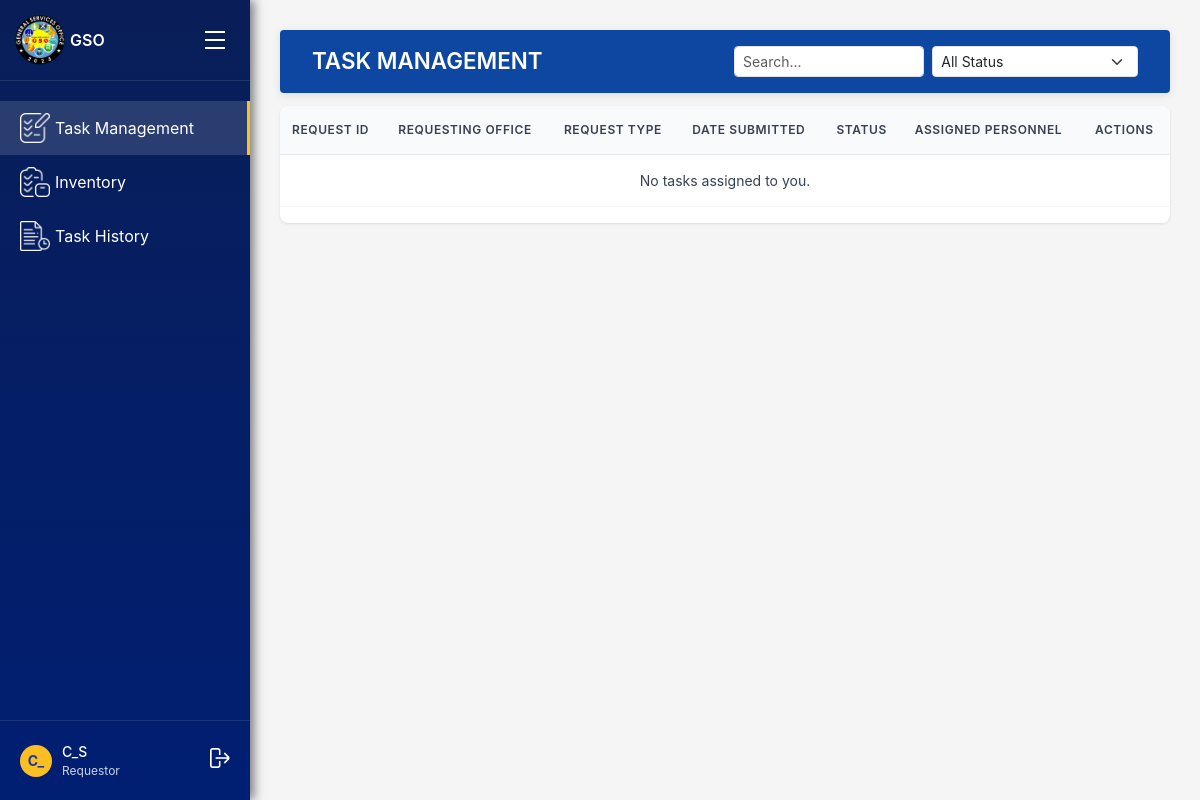
The page /requests/personnel/ (signed in) on the database its author committed.
### accounts/models.py (models this page shows, shortened)
class User(AbstractUser):
    ROLE_CHOICES = [
        ('gso', 'GSO Office'),       # Admin of the system
        ('unit_head', 'Unit Head'),
        ('personnel', 'Personnel'),
        ('requestor', 'Requestor'),  # Departments (Registrar, Cashier, etc.)
    ]
    UNIT_CHOICES = [
        ('maintenance', 'Maintenance'),
        ('electrical', 'Electrical'),
        ('utility', 'Utility'),
        ('motorpool', 'Motorpool'),
    ]
    STATUS_CHOICES = [
        ('active', 'Active'),
        ('inactive', 'Inactive'),
    ]
    account_status = models.CharField(max_length=10, choices=STATUS_CHOICES, default='active')
    role = models.CharField(max_length=20, choices=ROLE_CHOICES)
    unit = models.CharField(max_length=50, choices=UNIT_CHOICES, blank=True, null=True)
    department = models.CharField(max_length=255, blank=True, null=True)

### requests/views.py (the view)
# urls.py: path('personnel/', views.personnel_task_management, name='personnel-dashboard'),
@login_required
def personnel_task_management(request):
    tasks = ServiceRequest.objects.filter(assigned_personnel=request.user)
    search_query = request.GET.get("user_status")
    status_filter = request.GET.get("status")   # <- change from unit to status
    if search_query:
        tasks = tasks.filter(requesting_office__icontains=search_query)
    if status_filter:
        tasks = tasks.filter(status=status_filter)   # <- filter by status now
    return render(
        request,
        "personnel/personnel_task_management/personnel_task_management.html",
        {"tasks": tasks}
    )

### templates/personnel/personnel_task_management/personnel_task_management.html (shortened to what this page needs)
{% extends "personnel/personnel_base_dashboard.html" %}
{% block main_content %}
<div class="header d-flex align-items-center justify-content-between">
  <h1 class="page-title">TASK MANAGEMENT</h1>
  <form method="get" class="d-flex gap-2">
    <input
      type="text"
      name="user_status"
      class="form-control form-control-sm"
      placeholder="Search..."
      value="{{ request.GET.user_status }}"
    >
    <select name="status" class="form-select form-select-sm" onchange="this.form.submit()">
    <option value="">All Status</option>
    </select>
  </form>
</div>
<div class="table-container">
    <table class="table">
        <thead>
            <tr>
                <th>REQUEST ID</th>
                <th>REQUESTING OFFICE</th>
                <th>REQUEST TYPE</th>
                <th>DATE SUBMITTED</th>
                <th>STATUS</th>
                <th>ASSIGNED PERSONNEL</th>
                <th>ACTIONS</th>
            </tr>
        </thead>
        <tbody>
            {% for task in tasks %}
            <tr>
                <td>{{ task.request_id }}</td>
                <td>{{ task.requesting_office }}</td>
                <td>{{ task.unit|title }}</td>
                <td>{{ task.date_submitted|date:"Y-m-d" }}</td>
                <td>
                    <span class="status-badge status-{{ task.status|lower }}">
                        ● {{ task.status }}
                    </span>
                </td>
                <td>{{ task.assigned_personnel.get_full_name }}</td>
                <td>
                    <form action="{% url 'personnel_task_detail' task.id %}" method="get" style="display:inline;">
                        <button type="submit" class="btn btn-sm btn-primary">Open</button>
                    </form>
                </td>
            </tr>
            {% empty %}
            <tr>
                <td colspan="7" class="text-center">No tasks assigned to you.</td>
            </tr>
            {% endfor %}
        </tbody>
    </table>
</div>
{% endblock %}

### templates/personnel/personnel_base_dashboard.html (shortened to what this page needs)
{% load static %}
<!DOCTYPE html>
<html lang="en">
<head>
  <link href="https://cdn.jsdelivr.net/npm/bootstrap@5.3.3/dist/css/bootstrap.min.css" rel="stylesheet">
  <link rel="stylesheet" href="{% static 'css/gso_dashboard.css' %}" />
</head>
<body>
    <div class="sidebar" id="sidebar">
        <div class="logo-section">
            <div class="logo">
                <img src="{% static 'images/gso_logo.png' %}" alt="General Services Office Logo">
            </div>
            <span style="font-weight: 600;">GSO</span>
            <div class="hamburger" id="sidebarToggle">
                <div class="bar"></div>
                <div class="bar"></div>
                <div class="bar"></div>
            </div>
        </div>
    {% url 'personnel_task_management' as personnel_task_management_url %}
    {% url 'personnel_inventory' as personnel_inventory_url %}
    {% url 'personnel_history' as personnel_history_url %}
    <div class="nav-menu">
        <a href="{{ personnel_task_management_url }}" class="nav-link">
            <div class="nav-item {% if request.path == personnel_task_management_url or request.path == '/requests/personnel/' %}active{% endif %}">
                <div class="nav-icon">
                    <img src="{% static 'images/personnel/task.png' %}" alt="Task Management">
                </div>
                <span>Task Management</span>
            </div>
        </a>
        <a href="{{ personnel_inventory_url }}" class="nav-link">
            <div class="nav-item {% if request.path == personnel_inventory_url %}active{% endif %}">
                <div class="nav-icon">
                    <img src="{% static 'images/unit_head/inventory_icon.png' %}" alt="Accomplishment Report">
                </div>
                <span>Inventory</span>
            </div>
        </a>
        <a href="{{ personnel_history_url }}" class="nav-link">
            <div class="nav-item {% if request.path == personnel_history_url %}active{% endif %}">
                <div class="nav-icon">
                    <img src="{% static 'images/unit_head/request_history.png' %}" alt="Requests History">
                </div>
                <span>Task History</span>
            </div>
        </a>
    </div>
    <div class="user-section">
        <div class="user-avatar">
            {{ user.first_name|default:user.username|slice:":2"|upper }}
        </div>
        <div class="user-info">
            <div class="user-name">{{ user.get_full_name|default:user.username }}</div>
            <div class="user-role">{{ user.get_role_display }}</div>
        </div>
        <div class="logout-icon" style="margin-left: auto; cursor: pointer;">
            <form method="post" action="{% url 'logout' %}" style="display: inline;">
                <button type="submit" style="background: none; border: none; color: inherit; cursor: pointer;">
                    <img src="{% static 'images/logout.png' %}" alt="Logout">
                </button>
            </form>
        </div>
    </div>
</div>
<div class="main-content">
    {% block main_content %}{% endblock %}
</div>
</body>
</html>

### static/css/gso_dashboard.css (style rules this page uses)
* { margin: 0; padding: 0; box-sizing: border-box; }
body { font-family: -apple-system, BlinkMacSystemFont, 'Segoe UI', Roboto, sans-serif; background-color: #f5f5f5; display: flex; min-height: 100vh; }
.sidebar { width: 250px; background: linear-gradient(180deg, #091e58 0%, #001e72 100%); color: white; display: flex; flex-direction: column; position: fixed; height: 100vh; left: 0; top: 0; box-shadow: 4px 0 10px rgba(0, 0, 0, 0.5); transition: width 0.3s ease, transform 0.3s ease; }
.logo-section { padding: 20px; display: flex; align-items: center; gap: 10px; border-bottom: 1px solid rgba(255, 255, 255, 0.1); }
.logo { width: 40px; height: 40px; background: #fbbf24; border-radius: 50%; display: flex; align-items: center; justify-content: center; font-weight: bold; color: #1e3a8a; }
.nav-menu { flex: 1; padding: 20px 0; }
.nav-item { display: flex; align-items: center; padding: 12px 20px; cursor: pointer; transition: background-color 0.2s; gap: 5px; }
.nav-item.active { background-color: rgba(233, 233, 233, 0.15); border-right: 3px solid #fbbf24; }
.nav-icon img { width: 30px; height: auto; object-fit: contain; display: block; }
.nav-link { text-decoration: none; color: inherit; display: block; }
.user-section { padding: 20px; border-top: 1px solid rgba(255, 255, 255, 0.1); display: flex; align-items: center; gap: 10px; }
.user-avatar { width: 32px; height: 32px; background: #fbbf24; border-radius: 50%; display: flex; align-items: center; justify-content: center; font-weight: bold; color: #1e3a8a; font-size: 14px; }
.user-info { flex: 1; }
.user-name { font-size: 14px; font-weight: 500; }
.user-role { font-size: 12px; opacity: 0.8; }
.logout-icon img { width: 20px; height: auto; object-fit: contain; display: block; }
.main-content { flex: 1; margin-left: 250px; padding: 30px; transition: margin-left 0.3s ease; }
.header { position: sticky; top: 0; left: 0; right: 0; z-index: 1; background: #0d47a1; color: #fff; padding: 1rem 2rem; margin-bottom: 0.8rem; border-radius: 4px; box-shadow: 0 2px 10px rgba(0,0,0,0.1); display: flex; justify-content: space-between; align-items: center; }
.page-title { font-size: 1.4rem; font-weight: 600; margin: 0; color: #fff; }
.header input.form-control-sm, .header select.form-select-sm { min-width: 160px; }
.table-container { background: white; border-radius: 8px; box-shadow: 0 1px 3px rgba(0, 0, 0, 0.1); overflow: hidden; }
.table { width: 100%; border-collapse: collapse; }
.table th { background-color: #f8fafc; padding: 15px 12px; text-align: left; font-weight: 600; font-size: 12px; color: #374151; text-transform: uppercase; letter-spacing: 0.05em; border-bottom: 1px solid #e5e7eb; }
.table td { padding: 15px 12px; border-bottom: 1px solid #f3f4f6; font-size: 14px; color: #374151; }
.logo img { width: 50px; height: auto; }
.hamburger { margin-left: auto; cursor: pointer; padding: 5px; display: flex; flex-direction: column; cursor: pointer; padding: 5px; }
.hamburger .bar { width: 20px; height: 2px; background-color: white; margin: 3px 0; }

### rows shown on the page
User: first_name "C_", get_full_name "C_S", role "Requestor"
